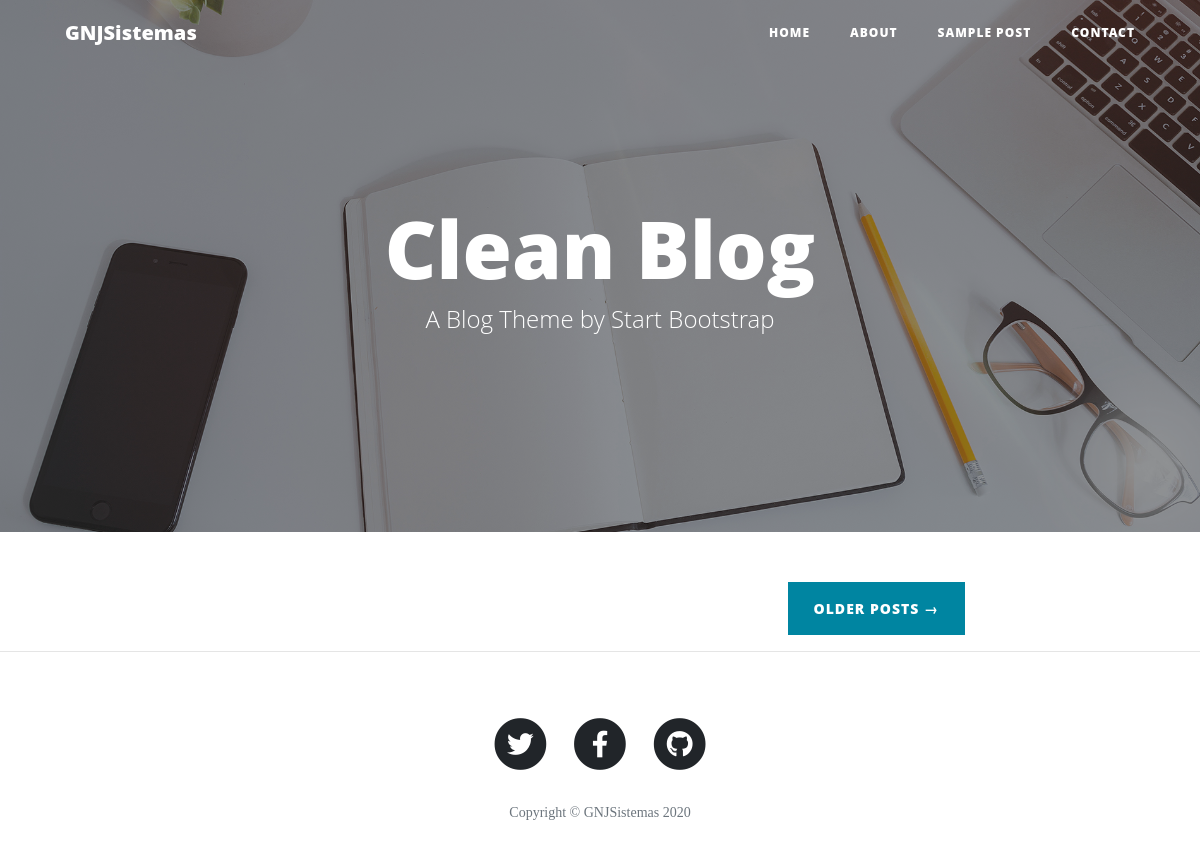
Before: / with the older database file.
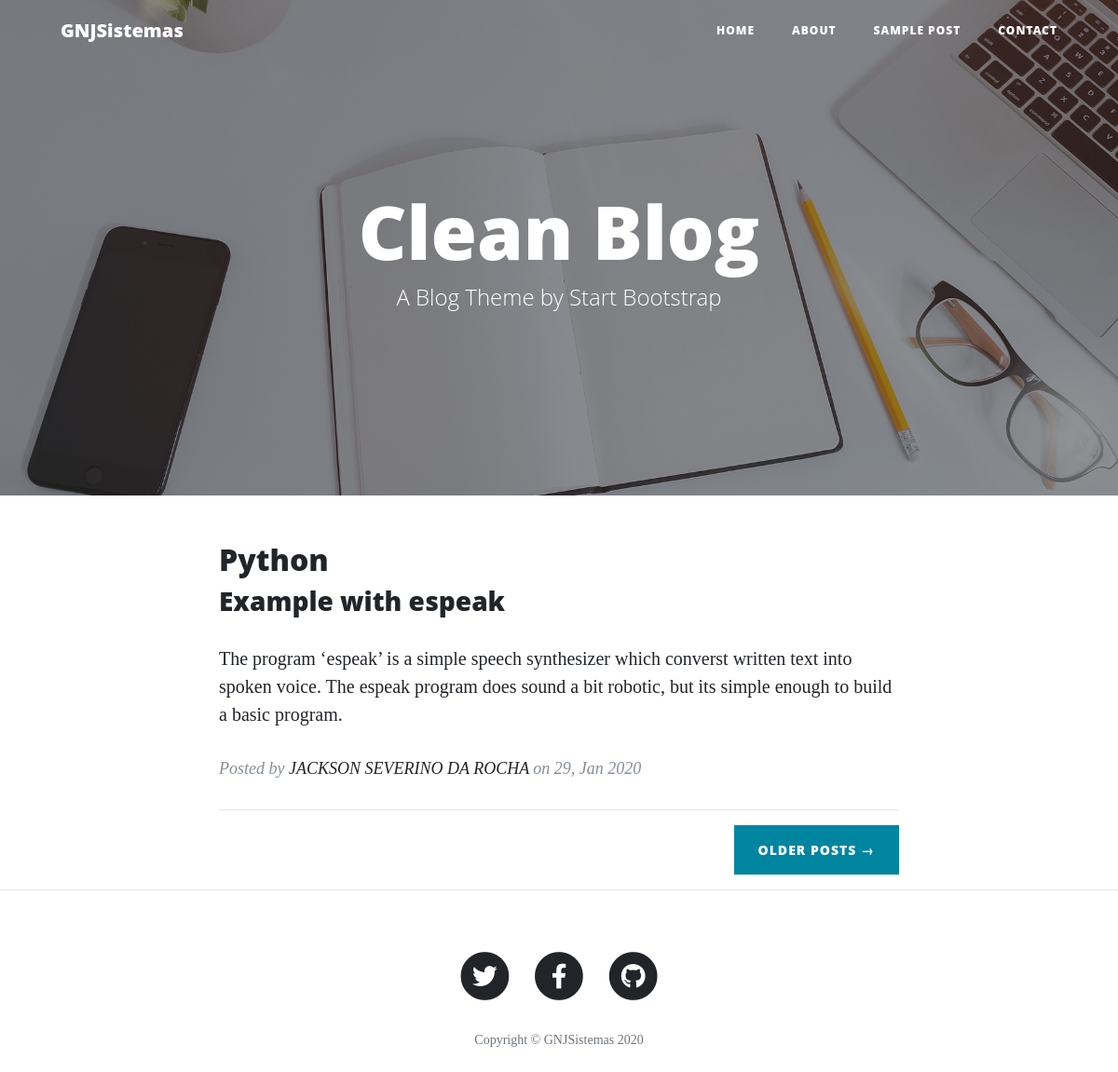
After: the same page with the newer database file.
### blog/models.py (models this page shows, shortened)
class Post(models.Model):
    title = models.CharField(max_length=255)
    summary = RichTextField()
    content = RichTextUploadingField()
    author = models.ForeignKey(User, on_delete= models.PROTECT)
    created_at = models.DateField(auto_now_add=True)

### meuBlog/views.py (the view)
# urls.py: path('', index),
def index(request):
    posts = Post.objects.all()
    return render(request, 'index.html', {'posts': posts})

### templates/index.html
{% extends 'base.html' %}
{% load static %}
{% block content %}
  <div class="container">
    <div class="row">
      <div class="col-lg-8 col-md-10 mx-auto">
        {% for post in posts %}
        <div class="post-preview">
          <a href="posts/{{ post.pk }}">
            <h2 class="post-title">
              <a href="posts/{{ post.pk }}">
                {{ post.title }}
              </a>
            </h2>
            <h3 class="post-subtitle">
              {{ post.summary|safe }}
            </h3>
          </a>
          <p class="post-meta">Posted by
            <a href="#">{{ post.author.get_full_name }}</a>
            on {{ post.created_at|date:'d, M Y' }}</p>
        </div>
        <hr>
        {% endfor %}
        <div class="clearfix">
          <a class="btn btn-primary float-right" href="#">Older Posts &rarr;</a>
        </div>
      </div>
    </div>
  </div>
  <hr>
{% endblock content %}

### templates/base.html (shortened to what this page needs)
<!DOCTYPE html>
<html lang="pt-br">
    {% include  'head.html' %}
<body>
    {% include  'navbar.html' %}
    {% include  'header.html' %}
    {% block content %}
    {% endblock content %}
    {% include  'footer.html' %}
</body>
</html>

### templates/head.html (shortened to what this page needs)
{% load static %}
<head>
  <link href="{% static 'vendor/bootstrap/css/bootstrap.min.css' %}" rel="stylesheet">
  <link href="{% static 'vendor/fontawesome-free/css/all.min.css' %}" rel="stylesheet" type="text/css">
  <link href="{% static 'css/clean-blog.min.css' %}" rel="stylesheet">
</head>

### templates/navbar.html (shortened to what this page needs)
  <nav class="navbar navbar-expand-lg navbar-light fixed-top" id="mainNav">
    <div class="container">
      <a class="navbar-brand" href="https://gnjsistemas.com/">GNJSistemas</a>
      <div class="collapse navbar-collapse" id="navbarResponsive">
        <ul class="navbar-nav ml-auto">
          <li class="nav-item">
            <a class="nav-link" href="/">Home</a>
          </li>
          <li class="nav-item">
            <a class="nav-link" href="/about">About</a>
          </li>
          <li class="nav-item">
            <a class="nav-link" href="/post">Sample Post</a>
          </li>
          <li class="nav-item">
            <a class="nav-link" href="/contact">Contact</a>
          </li>
        </ul>
      </div>
    </div>
  </nav>

### templates/header.html
{% load static %}
  <header class="masthead" style="background-image: url('{% static 'img/home-bg.jpg' %}')">
    <div class="overlay"></div>
    <div class="container">
      <div class="row">
        <div class="col-lg-8 col-md-10 mx-auto">
          <div class="site-heading">
            <h1>Clean Blog</h1>
            <span class="subheading">A Blog Theme by Start Bootstrap</span>
          </div>
        </div>
      </div>
    </div>
  </header>

### templates/footer.html
  <footer>
    <div class="container">
      <div class="row">
        <div class="col-lg-8 col-md-10 mx-auto">
          <ul class="list-inline text-center">
            <li class="list-inline-item">
              <a href="https://twitter.com/JACKSONSEVERIN6">
                <span class="fa-stack fa-lg">
                  <i class="fas fa-circle fa-stack-2x"></i>
                  <i class="fab fa-twitter fa-stack-1x fa-inverse"></i>
                </span>
              </a>
            </li>
            <li class="list-inline-item">
              <a href="https://www.facebook.com/GNJ-Sistemas-107646224010952/">
                <span class="fa-stack fa-lg">
                  <i class="fas fa-circle fa-stack-2x"></i>
                  <i class="fab fa-facebook-f fa-stack-1x fa-inverse"></i>
                </span>
              </a>
            </li>
            <li class="list-inline-item">
              <a href="https://github.com/jacksonsr45">
                <span class="fa-stack fa-lg">
                  <i class="fas fa-circle fa-stack-2x"></i>
                  <i class="fab fa-github fa-stack-1x fa-inverse"></i>
                </span>
              </a>
            </li>
          </ul>
          <p class="copyright text-muted">Copyright &copy; GNJSistemas 2020</p>
        </div>
      </div>
    </div>
  </footer>

### templates/scripts.html (shortened to what this page needs)
{% load static %}

Changed rows visible on the page:
added Post: title "Python", summary "Example with espeak The program ‘espeak’ is a simple speech synthesizer which converst written text into spoken voice. The espeak program does sound a bit robotic, but its simple enough to build a basic program.", author.get_full_name "JACKSON SEVERINO DA ROCHA", created_at "29, Jan 2020"
